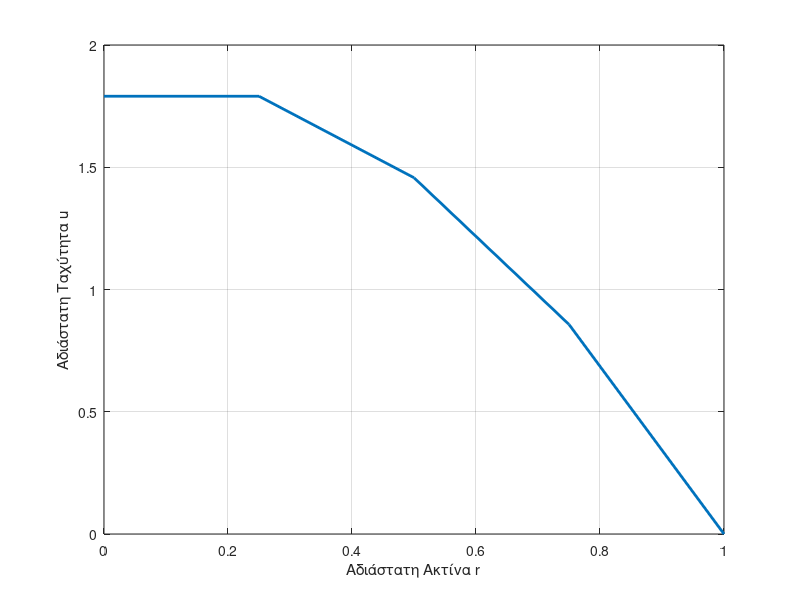

This chart was generated by the following MATLAB code:
% Problem: Πρόβλημα Οριακών Τιμών με ΣΔΕ: 
% Αριθμητική Επίλυση Μόνιμης, Πλήρως Ανεπτυγμένης, Στρωτής Ροής σε Σωλήνα
% Input: Διάμετρος του σωλήνα, Ιδιότητες ρευστού (πυκνότητα &
% συνεκτικότητα), Παροχή, Αριθμός Υπολογιστικών Κόμβων
% Expected Output: Διάγραμμα ταχύτητας κατά μήκος του άξονα του σωλήνα
% Extra: Σύγκριση των δύο υπολογισμών της μέσης ταχύτητας που προκύπτουν
% θεωρητικά και αριθμητικά

% Εκκαθάριση του περιβάλλοντος από προηγούμενες διεργασίες %\
clear;clc

% Τιμές του προβλήματος
d=1; % Μήκος διαμέτρου της διατομής του σωλήνα σε [m]
area=pi*(d/2)^2; % Το εμβδαδόν διατομής του σωλήνα σε [m^2]
p=870; % Πυκνότητα του ρευστού σε [kg/m^3]
m=0.104; % Συνεκτικότητα του ρευστού σε [kg/ms]
Q=0.16; %Παροχή σε [m^3/s]

% Εισαγωγή αποτελεσμάτων του θεωρητικού υπολογισμού (ίσως βοηθήσει
% στη σύγκριση τους με τα αποτελέσματα της αριθμητικής μεθόδου)
u_avg_theo=Q/area; % Θεωρητική μέση χωρικά ταχύτητα σε [m/s]
slope_theo=-(8*m*u_avg_theo)/(d/2)^2; % Κλίση πίεσης σε [Pa/m]
reynolds_theo=u_avg_theo*d*p/m; % Αριθμός Reynolds (αδιάστατο)

N=input(['Εισαγάγετε # υπολογιστικών κόμβων για την επίλυση με ' ...
    'αλγόριθμο Thomas: ']);

% Υπολογισμός διαστήματος διαμέρισης dr %
dr=1/(N-1);

% Κατασκευή υπολογιστικού πλέγματος %
r=zeros(1,N);
r(N)=1;
for i=2:N-1
    r(i)=r(i-1)+dr;
end

% Δημιουργία αρχικών διανυσμάτων για τα A(i), B(i), C(i), D(i) % 
A=zeros(1,N);
B=-2*ones(1,N);
C=zeros(1,N);
D=(-8*(dr)^2)*ones(1,N);

% Υπολογισμός των A(i), B(i), C(i), D(i) %
for i=2:N-1
    A(i)=1-dr/(2*r(i));
    C(i)=1+dr/(2*r(i));
end

% Συνοριακές συνθήκες %
% 1. Συνθήκη Neumann στο κέντρο  της διατομής (μηδενική παράγωγος της
% ταχύτητας στο σημείο i=1)
A(1) = 0;
B(1) = 1;
C(1) = -1;
D(1) = 0;
% 2. Συνθήκη Dirichlet στο τοίχωμα (μηδενική ταχύτητα στο σημείο i=N) %
A(N) = 0;
B(N) = 1;
C(N) = 0;
D(N) = 0;

% Υλοποίηση του αλγορίθμου Thomas (βάσει της λύσης της Άσκησης 1.1) %
C(1) = C(1) / B(1);
D(1) = D(1) / B(1);

for i = 2:N
    temp = B(i) - A(i) * C(i-1);
    C(i) = C(i) / temp;
    D(i) = (D(i) - A(i) * D(i-1)) / temp;
end

u = zeros(1,N);
u(N) = D(N);

for i = N-1:-1:1
    u(i) = D(i) - C(i) * u(i+1);
end

% Διάγραμμα αδιάστατων ακτινών και ταχυτήτων %
figure;
plot(r, u, 'LineWidth', 2);
xlabel('Αδιάστατη Ακτίνα r');
ylabel('Αδιάστατη Ταχύτητα u');
grid on;

u_avg_num = (Q / (pi*(d/2)^2)) * 2 * trapz(r, u .* r);

if abs(u_avg_num-u_avg_theo)<1e-04
    disp(['Οι τιμές του θεωρητικού και του αριθμητικού υπολογισμού' ...
        ' ταυτίζονται. Η τιμή της μέσης ταχύτητας είναι ίση με:'])
    disp(u_avg_theo);
else
    disp(['Οι τιμές του θεωρητικού και του αριθμητικου υπολογισμού' ...
        ' δεν ταυτίζονται. Η θεωρητική τιμή είναι ίση με:'])
    disp(u_avg_theo);
    disp('ενώ η αριθμητική τιμή είναι ίση με:')
    disp(u_avg_num);
end